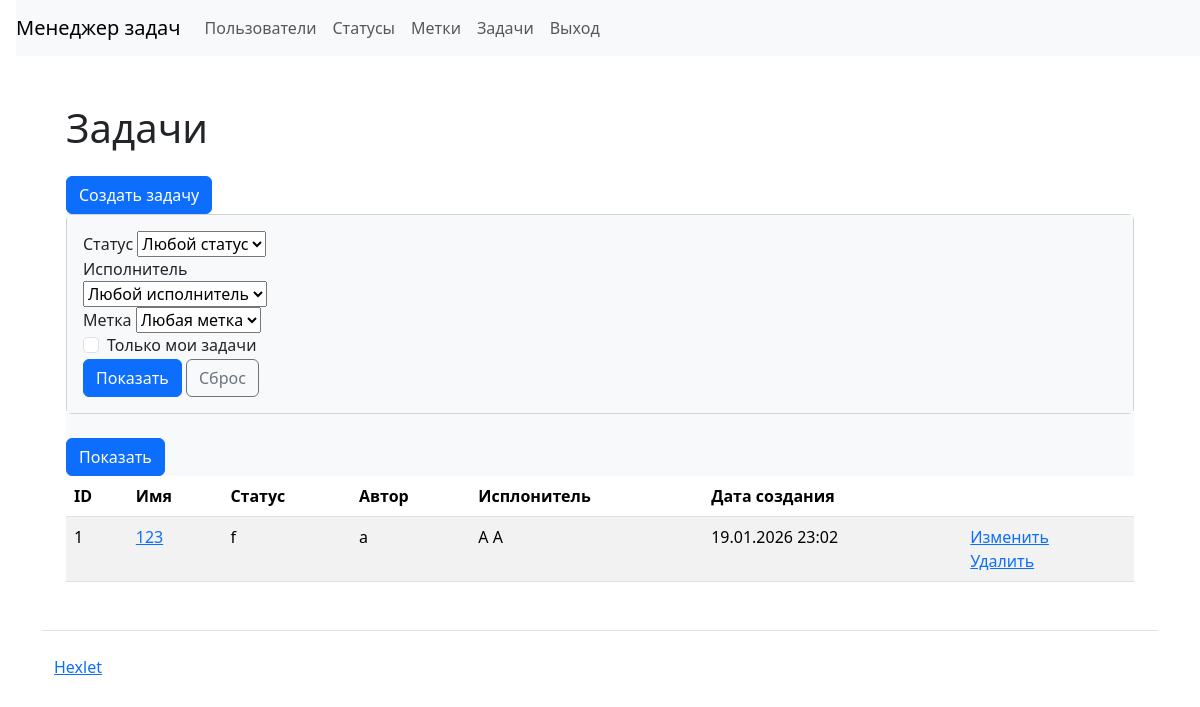
Page /tasks/ (signed in) on the earlier database version.
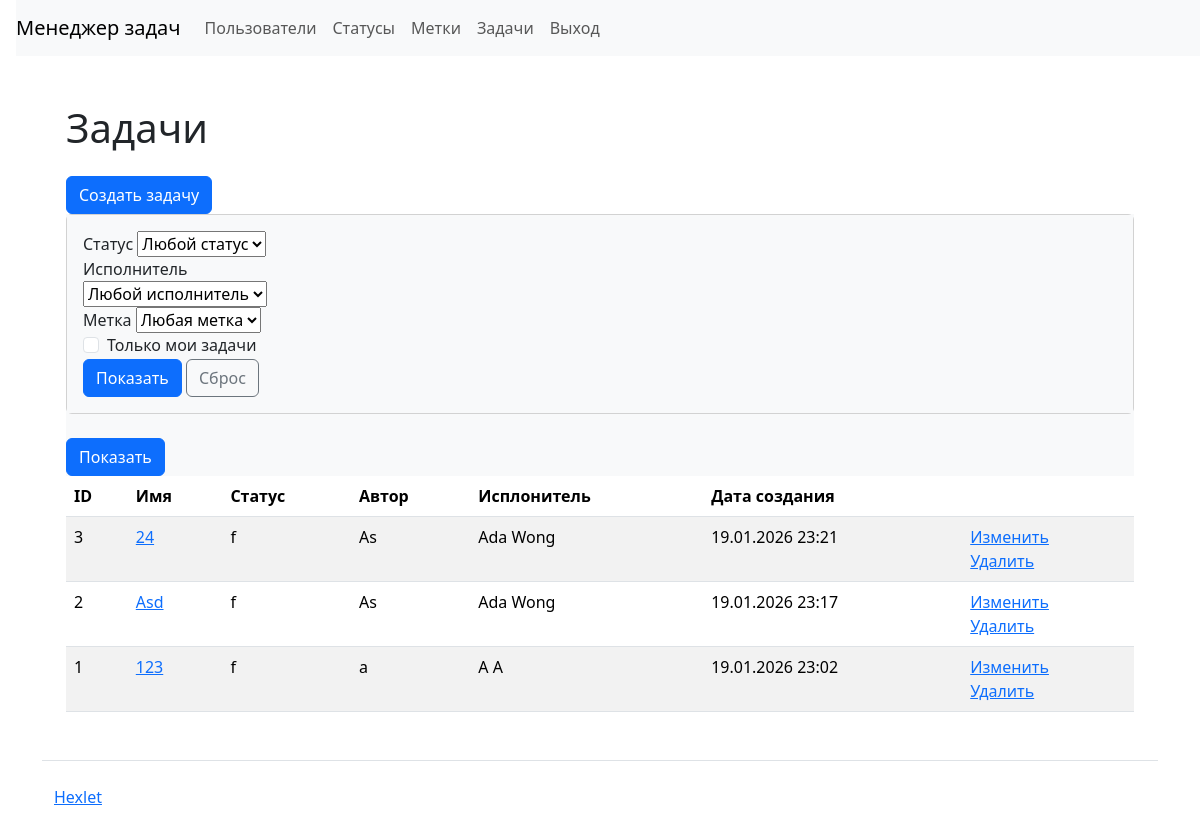
Same page on the later database version.
### task_manager/tasks/models.py (models this page shows)
class Task(models.Model):
    name = models.CharField(max_length=150)
    description = models.CharField()
    status = models.ForeignKey(Status, on_delete=models.PROTECT,related_name='status')
    executor = models.ForeignKey(User, on_delete=models.PROTECT,blank=True,null=True, related_name='executioner')
    labels = models.ManyToManyField(Label,related_name='label',blank=True)
    author = models.ForeignKey(User,on_delete=models.PROTECT,related_name="authored_tasks")
    created_at = models.DateTimeField(auto_now_add=True)

### task_manager/statuses/models.py (models this page shows)
class Status(models.Model):
    name = models.CharField(max_length=100)
    created_at = models.DateTimeField(auto_now_add=True)
    def __str__(self):
        return self.name

### task_manager/tasks/views.py (the view)
# urls.py: path('', views.TasksListView.as_view(), name='index_tasks'),
class TasksListView(LoginRequiredMixin, FilterView):
    model = Task
    template_name = "tasks/tasks_index.html"
    context_object_name = "tasks"
    filterset_class = TaskFilter
    ordering = ["-created_at"]
    def get_queryset(self):
        tasks = super().get_queryset()
        return tasks.select_related(
            "status", "author", "executor"
        ).prefetch_related("labels")

### task_manager/labels/models.py (called while the page is built)
    def __str__(self):
        return self.name

### task_manager/templates/tasks/tasks_index.html
{% extends 'layout.html' %}
{% load django_bootstrap5 %}
{% block main %}
<div class="container wrapper flex-grow-1">
      <h1 class="my-4">
Задачи
      </h1>
          {% bootstrap_button button_type="link" content="Создать задачу" href="/tasks/create" %}
          <div class="card-body bg-light">
    <form class="form-inline center" method="get">
      <div class="card mb-4">
                <div class="card-body bg-light">
                        <div class="col-md-3">
                            <div class="form-group filter-status">
                               <label for="id_status" class="filter-label">Статус</label>
                               {{ filter.form.status }}
                            </div>
                        </div>
                        <div class="col-md-3">
                            <div class="form-group filter-executor">
                                <label for="id_executor" class="filter-label">Исполнитель</label>
                                {{ filter.form.executor }}
                            </div>
                        </div>
                        <div class="col-md-3">
                            <div class="form-group filter-labels">
                                <label for="id_labels" class="filter-label">Метка</label>
                                {{ filter.form.labels }}
                            </div>
                        </div>
                        <div class="col-md-3">
                            <div class="form-check">
                               <label class="form-check-label" for="{{ filter.form.self_tasks.auto_id }}">
                                   {{ filter.form.self_tasks.label }}
                                   {{ filter.form.self_tasks }}
                               </label>
                            </div>
                        </div>
                        <div class="col-12">
                            <button type="submit" class="btn btn-primary">Показать</button>
                            <a href="{% url 'index_tasks' %}" class="btn btn-outline-secondary">Сброс</a>
                        </div>
                </div>
            </div>
        <input class="btn btn-primary" type="submit" value="Показать">
    </form>
  </div>
<table class="table table-striped">
  <thead>
    <tr>
      <th>ID</th>
      <th>Имя</th>
      <th>Статус</th>
      <th>Автор</th>
      <th>Исплонитель</th>
      <th>Дата создания</th>
      <th></th>
    </tr>
  </thead>
  <tbody>
    {% for task in tasks %}
      <tr>
        <td>{{task.id}}</td>
        <td><a href="/tasks/{{task.id}}">{{task.name}}</a></td>
        <td>{{task.status}}</td>
        <td>{{task.author}}</td>
        <td>{{task.executor.get_full_name.title|default:task.executor.username|default:"—"}}</td>
        <td>{{task.created_at|date:"d.m.Y H:i"}}</td>
        <td>
          <a href="/tasks/{{task.id}}/update/">Изменить</a>
          <br>
          <a href="/tasks/{{task.id}}/delete/">Удалить</a>
        </td>
      </tr>
    {% endfor %}
  </tbody>
</table>
    </div>
{% endblock %}

### task_manager/templates/layout.html (shortened to what this page needs)
<!DOCTYPE html>
<html lang="ru-ru"><head>
{% load django_bootstrap5 %}
{% bootstrap_css %}
  </head>
  <body class="d-flex flex-column min-vh-100">
    <nav class="navbar navbar-expand-lg navbar-light bg-light ms-3">
      <a class="navbar-brand" href="{% url 'index' %}">Менеджер задач</a>
      <div class="collapse navbar-collapse" id="navbarToggleExternalContent">
        <ul class="navbar-nav mr-auto">
          <li class="nav-item">
            <a class="nav-link" href="{% url 'index_users' %}">Пользователи</a>
          </li>
        </ul>
        {% if request.user.is_anonymous %}
        <ul class="navbar-nav">
            <li class="nav-item">
              <a class="nav-link" href="{% url 'login' %}">Вход</a>
            </li>
            <li class="nav-item">
              <a class="nav-link" href="{% url 'create_user' %}">Регистрация</a>
            </li>
        </ul>
        {% else %}
        <ul class="navbar-nav">
            <li class="nav-item">
              <a class="nav-link" href="{% url 'index_statuses' %}">Статусы</a>
            </li>
            <li class="nav-item">
              <a class="nav-link" href="{% url 'index_labels' %}">Метки</a>
            </li>
            <li class="nav-item">
              <a class="nav-link" href="{% url 'index_tasks' %}">Задачи</a>
            </li>
            <li class="nav-item">
              <a class="nav-link" href="{% url 'logout' %}">Выход</a>
            </li>
        </ul>
        {% endif %}
      </div>
    </nav>
        <main class="container my-4 flex-grow-1">
    <div class="container wrapper flex-grow-1">
{% block main %}
{% endblock %}
    </div>
    <footer>
      <div class="container my-5 pt-4 border-top">
        <a target="_blank" href="https://youtube.com/shorts/Rwm_Gl7VBMw?si=PubtEZirYx3cxDlj">Hexlet</a>
      </div>
    </footer>
</body></html>

Differences in the rows shown:
added Task: id "3", name "24", status "f", author "As", executor.get_full_name "Ada Wong", created_at "19.01.2026 23:21"
added Task: id "2", name "Asd", status "f", author "As", executor.get_full_name "Ada Wong", created_at "19.01.2026 23:17"
